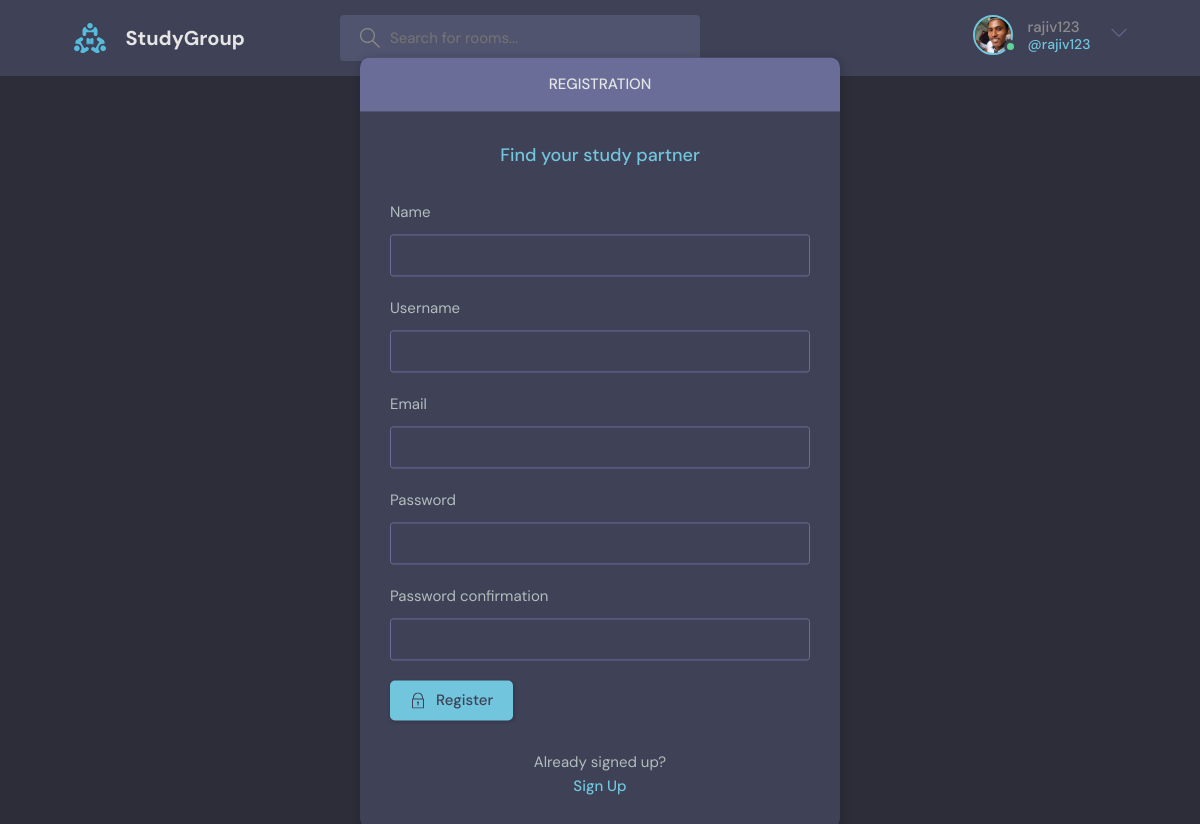
Page /register/ (signed in) on the committed database.
### base/models.py (models this page shows)
class User(AbstractUser):
    name = models.CharField(max_length=200, null=True)
    email = models.EmailField(unique=True)
    bio = models.TextField(null=True)
    avatar = models.ImageField(null=True, default="avatar.svg")
    USERNAME_FIELD = 'email'
    REQUIRED_FIELDS = []

### base/views.py (the view, shortened to what this page needs)
# urls.py: path('register/', views.registerUser, name='register'),
def registerUser(request):
    page = 'register'
    form = MyUserCreationForm()
    context = {'page': page, 'form': form}
    return render(request, 'base/login_registration.html', context)

### base/forms.py
class MyUserCreationForm(UserCreationForm):
    class Meta:
        model = User
        fields = ['name', 'username', 'email', 'password1', 'password2']

### base/templates/base/login_registration.html (shortened to what this page needs)
{% extends 'main.html' %}
{% block content %}
    <main class="auth layout">
        {% if page == 'register'%}
        <div class="container">
          <div class="layout__box">
            <div class="layout__boxHeader">
              <div class="layout__boxTitle">
                <h3>Registration</h3>
              </div>
            </div>
            <div class="layout__body">
              <h2 class="auth__tagline">Find your study partner</h2>
              <form class="form" method="POST" action="">
                {% for field in form %}
                <div class="form__group form__group">
                  <label for="room_name">{{field.label}}</label>
                 {{field}}
                </div>
                {% endfor %}
                <button class="btn btn--main" type="submit">
                  Register
                </button>
              </form>
              <div class="auth__action">
                <p>Already signed up?</p>
                <a href="{% url 'login' %}" class="btn btn--link">Sign Up</a>
              </div>
            </div>
          </div>
        </div>
      {% endif %}
    </main>
    {% endblock %}

### templetes/navbar.html (shortened to what this page needs)
{% load static %}
<header class="header header--loggedIn">
  <div class="container">
    <a href="{% url 'home' %}" class="header__logo">
      <img src="{% static 'images/logo.svg' %}" />
      <h1>StudyGroup</h1>
    </a>
    <form class="header__search" method="GET" action="{% url 'home' %}">
      <label>
        <input name="q" placeholder="Search for rooms..." />
      </label>
    </form>
    <nav class="header__menu">
{% if request.user.is_authenticated %}
      <div class="header__user">
        <a href="{% url 'user-profile' request.user.id %}">
          <div class="avatar avatar--medium active">
            <img src="{{request.user.avatar.url}}" />
          </div>
          <p>{{ request.user.username }} <span>@{{request.user.username}}</span></p>
        </a>
        <button class="dropdown-button">
          <svg version="1.1" xmlns="http://www.w3.org/2000/svg" width="32" height="32" viewBox="0 0 32 32">
            <title>chevron-down</title>
            <path d="M16 21l-13-13h-3l16 16 16-16h-3l-13 13z"></path>
          </svg>
        </button>
      </div>
      {% else %}
      <a href="{% url 'login' %}">
        <img src="{% static 'images/avatar.svg' %}" alt="" />
        Login </a>
      {% endif %}
    </nav>
  </div>
</header>

### rows in the picture
User: user.avatar (picture), user.username "rajiv123"

### other values in the picture
{{ field.label }} "Name" "Username" "Email" "Password" "Password confirmation"
